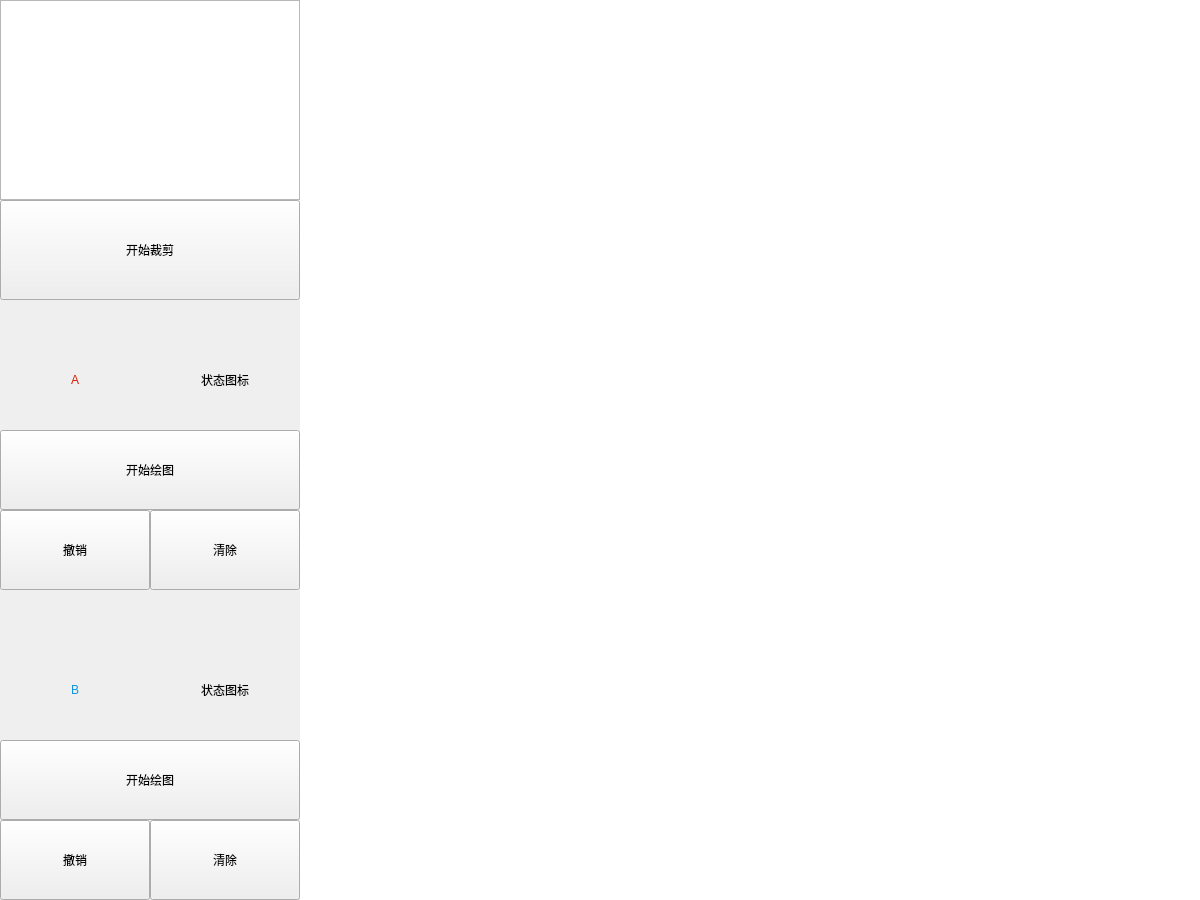
<?xml version="1.0" encoding="UTF-8"?>
<ui version="4.0">
 <class>Window</class>
 <widget class="QMainWindow" name="Window">
  <property name="geometry">
   <rect>
    <x>0</x>
    <y>0</y>
    <width>1200</width>
    <height>900</height>
   </rect>
  </property>
  <property name="windowTitle">
   <string>Window</string>
  </property>
  <widget class="QWidget" name="centralwidget">
   <widget class="QLabel" name="drawingArea">
    <property name="geometry">
     <rect>
      <x>300</x>
      <y>0</y>
      <width>900</width>
      <height>900</height>
     </rect>
    </property>
    <property name="styleSheet">
     <string notr="true">background-color: rgb(255, 255, 255);</string>
    </property>
    <property name="text">
     <string/>
    </property>
   </widget>
   <widget class="QTextBrowser" name="infoBrowser">
    <property name="geometry">
     <rect>
      <x>0</x>
      <y>0</y>
      <width>300</width>
      <height>200</height>
     </rect>
    </property>
   </widget>
   <widget class="QPushButton" name="clipButton">
    <property name="geometry">
     <rect>
      <x>0</x>
      <y>200</y>
      <width>300</width>
      <height>100</height>
     </rect>
    </property>
    <property name="text">
     <string>开始裁剪</string>
    </property>
   </widget>
   <widget class="QPushButton" name="startButton_A">
    <property name="geometry">
     <rect>
      <x>0</x>
      <y>430</y>
      <width>300</width>
      <height>80</height>
     </rect>
    </property>
    <property name="text">
     <string>开始绘图</string>
    </property>
   </widget>
   <widget class="QPushButton" name="startButton_B">
    <property name="geometry">
     <rect>
      <x>0</x>
      <y>740</y>
      <width>300</width>
      <height>80</height>
     </rect>
    </property>
    <property name="text">
     <string>开始绘图</string>
    </property>
   </widget>
   <widget class="QPushButton" name="cancelButton_A">
    <property name="geometry">
     <rect>
      <x>0</x>
      <y>510</y>
      <width>150</width>
      <height>80</height>
     </rect>
    </property>
    <property name="text">
     <string>撤销</string>
    </property>
   </widget>
   <widget class="QPushButton" name="clearButton_A">
    <property name="geometry">
     <rect>
      <x>150</x>
      <y>510</y>
      <width>150</width>
      <height>80</height>
     </rect>
    </property>
    <property name="text">
     <string>清除</string>
    </property>
   </widget>
   <widget class="QPushButton" name="cancelButton_B">
    <property name="geometry">
     <rect>
      <x>0</x>
      <y>820</y>
      <width>150</width>
      <height>80</height>
     </rect>
    </property>
    <property name="text">
     <string>撤销</string>
    </property>
   </widget>
   <widget class="QPushButton" name="clearButton_B">
    <property name="geometry">
     <rect>
      <x>150</x>
      <y>820</y>
      <width>150</width>
      <height>80</height>
     </rect>
    </property>
    <property name="text">
     <string>清除</string>
    </property>
   </widget>
   <widget class="QLabel" name="logoLabel_A">
    <property name="geometry">
     <rect>
      <x>0</x>
      <y>330</y>
      <width>150</width>
      <height>100</height>
     </rect>
    </property>
    <property name="styleSheet">
     <string notr="true">font: 75 36pt &quot;微软雅黑&quot;;
color: rgb(216, 30, 6);</string>
    </property>
    <property name="text">
     <string>A</string>
    </property>
    <property name="alignment">
     <set>Qt::AlignCenter</set>
    </property>
   </widget>
   <widget class="QLabel" name="statusLabel_A">
    <property name="geometry">
     <rect>
      <x>150</x>
      <y>330</y>
      <width>150</width>
      <height>100</height>
     </rect>
    </property>
    <property name="text">
     <string>状态图标</string>
    </property>
    <property name="alignment">
     <set>Qt::AlignCenter</set>
    </property>
   </widget>
   <widget class="QLabel" name="statusLabel_B">
    <property name="geometry">
     <rect>
      <x>150</x>
      <y>640</y>
      <width>150</width>
      <height>100</height>
     </rect>
    </property>
    <property name="text">
     <string>状态图标</string>
    </property>
    <property name="alignment">
     <set>Qt::AlignCenter</set>
    </property>
   </widget>
   <widget class="QLabel" name="logoLabel_B">
    <property name="geometry">
     <rect>
      <x>0</x>
      <y>640</y>
      <width>150</width>
      <height>100</height>
     </rect>
    </property>
    <property name="styleSheet">
     <string notr="true">font: 75 36pt &quot;微软雅黑&quot;;
color: rgb(18, 150, 219);</string>
    </property>
    <property name="text">
     <string>B</string>
    </property>
    <property name="alignment">
     <set>Qt::AlignCenter</set>
    </property>
   </widget>
  </widget>
 </widget>
 <resources/>
 <connections/>
</ui>
